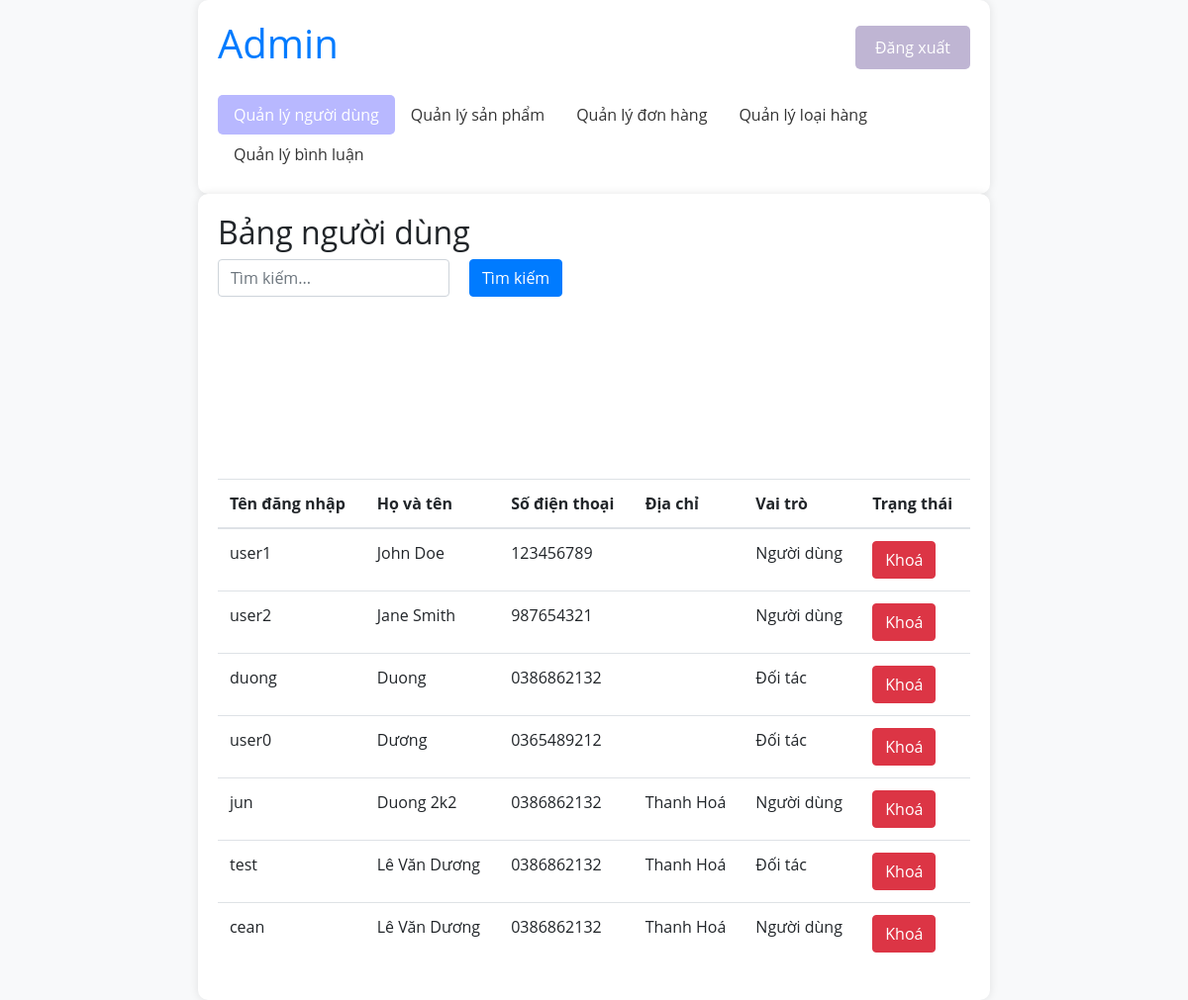
/admin/admin.php, run on the app's committed database.
### tables this page shows
CREATE TABLE `account` (
  `IdAcc` int(11) NOT NULL,
  `User` varchar(255) DEFAULT NULL,
  `Pass` varchar(255) DEFAULT NULL,
  `Fname` varchar(255) DEFAULT NULL,
  `Tell` varchar(255) DEFAULT NULL,
  `AddrAcc` varchar(1000) NOT NULL,
  `Permission` int(1) DEFAULT 1,
  `Status` tinyint(1) DEFAULT 1
);

### admin/admin.php (the view, shortened to what this page needs)
<!DOCTYPE html>
<html lang="en">
<head>
    <link href="https://stackpath.bootstrapcdn.com/bootstrap/4.5.2/css/bootstrap.min.css" rel="stylesheet">
</head>
<body>
    <div class="container">
        <div class="header">
            <a href="admin.php"><h1>Admin</h1></a>
            <a href="action/logout.php" class="logout-button">Đăng xuất</a>
        </div>
        <ul class="nav">
            <li class="nav-item">
                <a href="admin.php" class="nav-link active">Quản lý người dùng</a>
            </li>
            <li class="nav-item">
                <a href="products.php" class="nav-link ">Quản lý sản phẩm</a>
            </li>
            <li class="nav-item">
                <a href="orders.php" class="nav-link">Quản lý đơn hàng</a>
            </li>
            <li class="nav-item">
                <a href="category.php" class="nav-link">Quản lý loại hàng</a>
            </li>
            <li class="nav-item">
                <a href="cmt.php" class="nav-link">Quản lý bình luận</a>
            </li>
        </ul>
    </div>
<div class="container">
    <h2>Bảng người dùng</h2>
    <div class="input-group mb-3">
    <form action="admin.php" method="POST" class="form-inline">
    <div class="form-group">
        <input type="text" class="form-control" id="searchInput" name="searchInput" placeholder="Tìm kiếm...">
    </div>
    <button type="submit" name="find" class="btn btn-primary" style="margin-left: 20px;">Tìm kiếm</button>
</form>
<?php
include 'action/connect.php';
if(isset($_POST['find'])){
  $key=$_POST['searchInput'];
  $sql = "SELECT * FROM account WHERE User LIKE '%$key%' OR Fname LIKE '%$key%' OR Tell LIKE '%$key%'";
}
else{
  $sql="SELECT * FROM  account WHERE Permission <>0";
}
?>
    </div>
    <table class="table">
      <thead>
        <tr>
          <th>Tên đăng nhập</th>
          <th>Họ và tên</th>
          <th>Số điện thoại</th>
          <th>Địa chỉ</th>
          <th>Vai trò</th>
          <th>Trạng thái</th>
        </tr>
      </thead>
      <tbody>
      <?php
$result = $conn->query($sql);
if ($result->num_rows > 0) {
    while ($row = $result->fetch_assoc()) {
?>
        <tr>
          <td><?php echo $row['User'] ?></td>
          <td><?php echo $row['Fname'] ?></td>
          <td><?php echo $row['Tell'] ?></td>
          <td><?php echo $row['AddrAcc'] ?></td>
          <td>
    <?php
        if ($row['Permission'] == 0) {
            echo "Admin";
        } elseif ($row['Permission'] == 1) {
            echo "Người dùng";
        } elseif ($row['Permission'] == 2) {
            echo "Đối tác";
        } else {
            echo "Không xác định";
        }
    ?>
</td>
<form action ="admin.php"method="POST">
<?php
if ($row['Status'] == 1) {
    echo '<td><button class="btn btn-danger" name="block">Khoá</button></td><br>';
} else {
    echo '<td><button class="btn btn-primary" name="unblock">Mở khoá</button></td>';
}
?>
        </tr>
       <?php
       }
    }
    else{
      echo 'Không tìm thấy người dùng';
    }?>
      </tbody>
    </table>
  </div>
</body>
</html>

### admin/admin.php (style rules this page uses)
body { font-family: "Open Sans", -apple-system, BlinkMacSystemFont, "Segoe UI", Roboto, Oxygen-Sans, Ubuntu, Cantarell, "Helvetica Neue", Helvetica, Arial, sans-serif; background-color: #f8f9fa; }
.container { max-width: 800px; margin: 0 auto; padding: 20px; background-color: #fff; border-radius: 10px; box-shadow: 0px 0px 10px 0px rgba(0, 0, 0, 0.1); }
.header { display: flex; justify-content: space-between; align-items: center; margin-bottom: 20px; }
.logout-button { background-color: #bfb5d3; color: white; border: none; padding: 10px 20px; text-align: center; text-decoration: none; font-size: 16px; cursor: pointer; border-radius: 5px; }
.nav-link { color: #333; }
.active { background-color: #b8b8ff; color: #fff; border-radius: 5px; padding: 8px 16px; }

### data on the page
account: User "user1", Fname "John Doe", Tell "123456789", Permission "Người dùng", Status "Khoá"
account: User "user2", Fname "Jane Smith", Tell "987654321", Permission "Người dùng", Status "Khoá"
account: User "duong", Fname "Duong", Tell "0386862132", Permission "Đối tác", Status "Khoá"
account: User "user0", Fname "Dương", Tell "0365489212", Permission "Đối tác", Status "Khoá"
account: User "jun", Fname "Duong 2k2", Tell "0386862132", AddrAcc "Thanh Hoá", Permission "Người dùng", Status "Khoá"
account: User "test", Fname "Lê Văn Dương", Tell "0386862132", AddrAcc "Thanh Hoá", Permission "Đối tác", Status "Khoá"
account: User "cean", Fname "Lê Văn Dương", Tell "0386862132", AddrAcc "Thanh Hoá", Permission "Người dùng", Status "Khoá"
